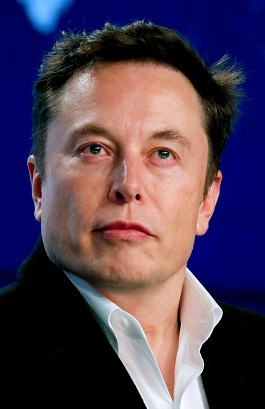
#> input picture 7. Computer Vision/Altın Oran/test.png, 265 x 409 px, found by its file name
$ python program.py
#> lines starting #> are read from the running program, lines starting #| are printed output that depends on the picture; after the words box and inside, x2 and y2 are one past the last pixel; in counts of white or black regions, pixels touching at a corner belong together
import numpy as np
import cv2

gorsel = cv2.imread('test.png')
#> gorsel is the input picture: shape (409, 265, 3); mean B, G, R 84.4, 63.3, 78.8
gorsel_gri = cv2.cvtColor(gorsel, cv2.COLOR_BGR2GRAY)
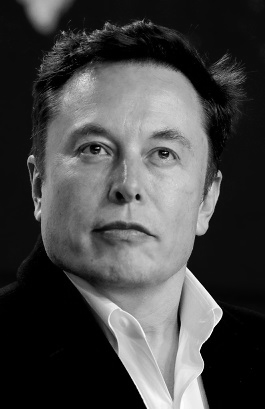
#> gorsel_gri: shape (409, 265); min 0, max 255, mean 70.3


_ , gorsel_gri = cv2.threshold(gorsel_gri, 240 , 255, cv2.CHAIN_APPROX_NONE)
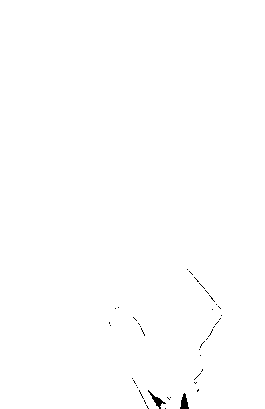
#> gorsel_gri: shape (409, 265); 99.7% white; 42 black regions (40 under 20 px)
konturlar , _ = cv2.findContours(gorsel_gri, cv2.RETR_TREE, cv2.CHAIN_APPROX_NONE)
#> konturlar = 100 contours, 99 with area under 20; largest, box (x1, y1, x2, y2) and area: (0, 0, 265, 409) 107498


for kontur in konturlar:
    kenarSayi = cv2.approxPolyDP(kontur, 0.01* cv2.arcLength(kontur, True), True)
    gorsel = cv2.drawContours(gorsel, [kenarSayi], 0, (0, 0, 0), 5)
    x = kenarSayi.ravel()[0]
    y = kenarSayi.ravel()[1] - 5

    if len(kenarSayi) == 3:
        cv2.putText( gorsel, "Ucgen", (x+50, y+50), cv2.FONT_HERSHEY_COMPLEX,1, (0, 0, 0) )
    elif len(kenarSayi) == 4 :
        x, y , w, h = cv2.boundingRect(kenarSayi)
        aspectRatio = float(w)/h
        print(aspectRatio)
        if aspectRatio >= 0.95 and aspectRatio < 1.05:
            cv2.putText(gorsel, "Kare", (x+50, y+50), cv2.FONT_HERSHEY_COMPLEX, 1, (0, 0, 0))

        else:
            cv2.putText(gorsel, "Dortgen", (x+50, y+50), cv2.FONT_HERSHEY_COMPLEX,1, (0, 0, 0))

    elif len(kenarSayi) == 5 :
        cv2.putText(gorsel, "Besgen", (x+50, y+50), cv2.FONT_HERSHEY_COMPLEX, 1, (0, 0, 0))

    elif len(kenarSayi) == 10 :
        cv2.putText(gorsel, "Yildiz", (x+50, y+50), cv2.FONT_HERSHEY_COMPLEX, 1, (0, 0, 0))

    else:
        cv2.putText(gorsel, "circle", (x+50, y+50), cv2.FONT_HERSHEY_COMPLEX, 1, (0, 0, 0))
#> this loop made 100 passes
#> kenarSayi on passes 3, 6, 7, 8, 9, 10, 16, 17, 18, 19, 20: [[145, 405], [146, 404], [147, 405], [146, 406]], [[168, 399], [169, 398], [170, 399], [169, 400]], [[167, 398], [168, 397], [169, 398], [168, 399]], [[142, 398], [143, 397], [144, 398], [143, 399]], [[169, 397], [170, 396], [171, 397], [170, 398]], [[166, 397], [167, 396], [168, 397], [167, 398]], [[136, 387], [137, 386], [138, 387], [137, 388]], [[135, 385], [136, 384], [137, 385], [136, 386]], [[194, 383], [195, 382], [196, 383], [195, 384]], [[134, 383], [135, 382], [136, 383], [135, 384]], [[195, 382], [196, 381], [197, 382], [196, 383]]
#| 1.0
#| 1.0
#| 1.0
#| 1.0
#| 1.0
#| 1.0
#| 1.0
#| 1.0
#> (further printed lines are left out)
#> pass 1, `gorsel = cv2.drawContours(gorsel, [kenarSayi], 0, (0, 0, 0), 5)`:
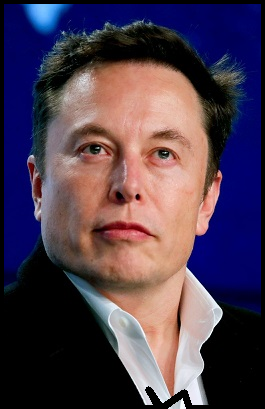
#> gorsel: shape (409, 265, 3); 3.9% of pixels changed, all inside (x1, y1, x2, y2) = (0, 0, 265, 409)
#> pass 2, `gorsel = cv2.drawContours(gorsel, [kenarSayi], 0, (0, 0, 0), 5)`:
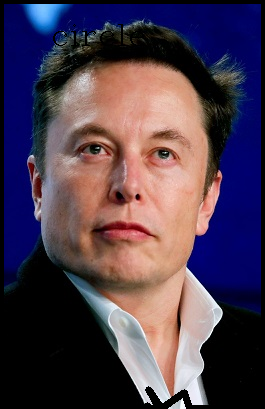
#> gorsel: shape (409, 265, 3); 0.29% of pixels changed, all inside (x1, y1, x2, y2) = (53, 24, 151, 405)
#> after the loop:
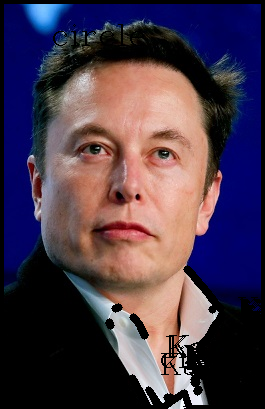
#> gorsel: shape (409, 265, 3); mean B, G, R 75.7, 57.9, 73.4

cv2.imshow('Sekiller', gorsel)
cv2.waitKey(0)
cv2.destroyAllWindows()
